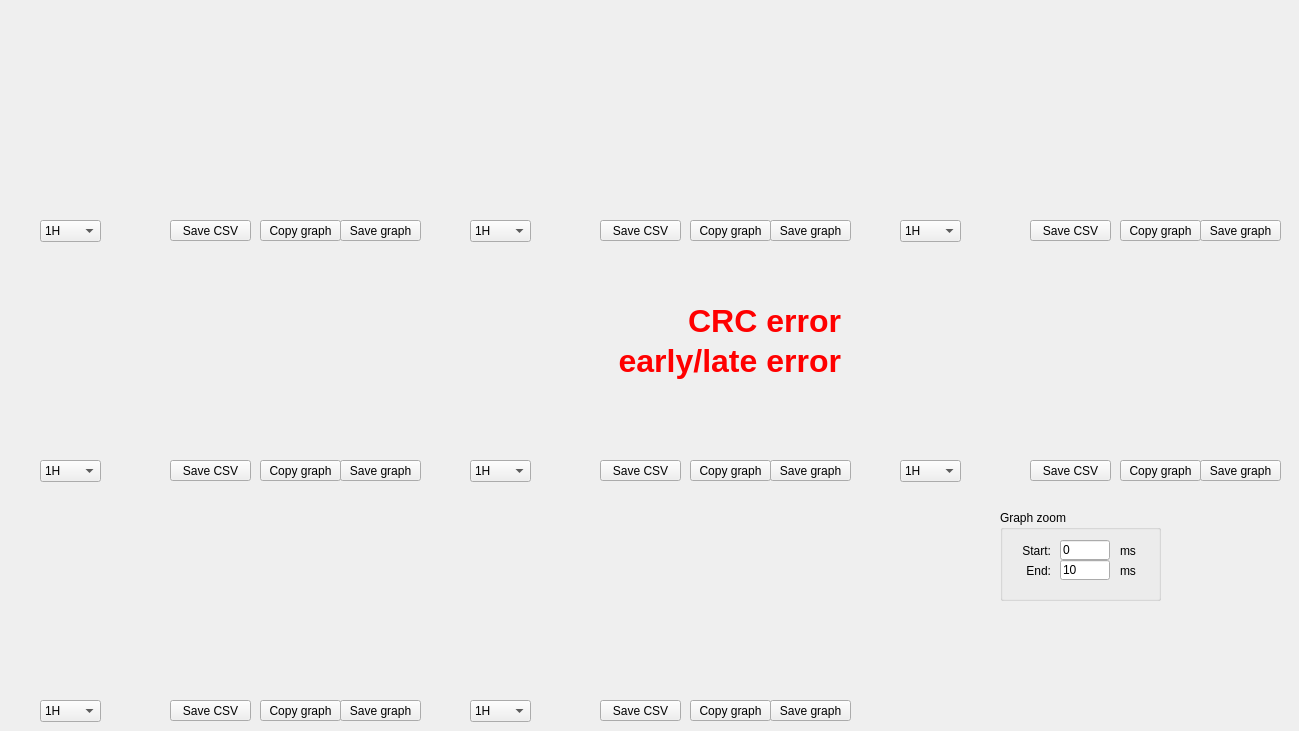
   <widget class="QWidget" name="tab_5">
    <attribute name="title">
     <string>Overview (8 graphs)</string>
    </attribute>
    <widget class="QGroupBox" name="groupBox_23">
     <property name="enabled">
      <bool>true</bool>
     </property>
     <property name="geometry">
      <rect>
       <x>1000</x>
       <y>510</y>
       <width>161</width>
       <height>91</height>
      </rect>
     </property>
     <property name="styleSheet">
      <string notr="true"/>
     </property>
     <property name="title">
      <string>Graph zoom</string>
     </property>
     <widget class="CustomControls::LineEdit" name="lineEditRange_27">
      <property name="geometry">
       <rect>
        <x>60</x>
        <y>30</y>
        <width>50</width>
        <height>20</height>
       </rect>
      </property>
      <property name="minimumSize">
       <size>
        <width>50</width>
        <height>0</height>
       </size>
      </property>
      <property name="accessibleName">
       <string>OVERVIEW_STARTMS</string>
      </property>
      <property name="inputMask">
       <string/>
      </property>
      <property name="text">
       <string>0</string>
      </property>
     </widget>
     <widget class="QLabel" name="label_71">
      <property name="geometry">
       <rect>
        <x>0</x>
        <y>30</y>
        <width>51</width>
        <height>21</height>
       </rect>
      </property>
      <property name="text">
       <string>Start:</string>
      </property>
      <property name="alignment">
       <set>Qt::AlignRight|Qt::AlignTrailing|Qt::AlignVCenter</set>
      </property>
     </widget>
     <widget class="QLabel" name="label_81">
      <property name="geometry">
       <rect>
        <x>120</x>
        <y>50</y>
        <width>31</width>
        <height>21</height>
       </rect>
      </property>
      <property name="text">
       <string>ms</string>
      </property>
      <property name="alignment">
       <set>Qt::AlignLeading|Qt::AlignLeft|Qt::AlignVCenter</set>
      </property>
     </widget>
     <widget class="CustomControls::LineEdit" name="lineEditRange_28">
      <property name="geometry">
       <rect>
        <x>60</x>
        <y>50</y>
        <width>50</width>
        <height>20</height>
       </rect>
      </property>
      <property name="minimumSize">
       <size>
        <width>50</width>
        <height>0</height>
       </size>
      </property>
      <property name="accessibleName">
       <string>OVERVIEW_STOPMS</string>
      </property>
      <property name="inputMask">
       <string/>
      </property>
      <property name="text">
       <string>10</string>
      </property>
     </widget>
     <widget class="QLabel" name="label_85">
      <property name="geometry">
       <rect>
        <x>0</x>
        <y>50</y>
        <width>51</width>
        <height>21</height>
       </rect>
      </property>
      <property name="text">
       <string>End:</string>
      </property>
      <property name="alignment">
       <set>Qt::AlignRight|Qt::AlignTrailing|Qt::AlignVCenter</set>
      </property>
     </widget>
     <widget class="QLabel" name="label_86">
      <property name="geometry">
       <rect>
        <x>120</x>
        <y>30</y>
        <width>31</width>
        <height>21</height>
       </rect>
      </property>
      <property name="text">
       <string>ms</string>
      </property>
      <property name="alignment">
       <set>Qt::AlignLeading|Qt::AlignLeft|Qt::AlignVCenter</set>
      </property>
     </widget>
    </widget>
    <widget class="QCustomPlot" name="ptOverview1" native="true">
     <property name="geometry">
      <rect>
       <x>10</x>
       <y>10</y>
       <width>420</width>
       <height>200</height>
      </rect>
     </property>
     <property name="minimumSize">
      <size>
       <width>420</width>
       <height>200</height>
      </size>
     </property>
     <property name="maximumSize">
      <size>
       <width>16777215</width>
       <height>16777215</height>
      </size>
     </property>
    </widget>
    <widget class="QCustomPlot" name="ptOverview4" native="true">
     <property name="geometry">
      <rect>
       <x>10</x>
       <y>250</y>
       <width>420</width>
       <height>200</height>
      </rect>
     </property>
     <property name="minimumSize">
      <size>
       <width>420</width>
       <height>200</height>
      </size>
     </property>
     <property name="maximumSize">
      <size>
       <width>16777215</width>
       <height>16777215</height>
      </size>
     </property>
    </widget>
    <widget class="QCustomPlot" name="ptOverview7" native="true">
     <property name="geometry">
      <rect>
       <x>10</x>
       <y>490</y>
       <width>420</width>
       <height>200</height>
      </rect>
     </property>
     <property name="minimumSize">
      <size>
       <width>420</width>
       <height>200</height>
      </size>
     </property>
     <property name="maximumSize">
      <size>
       <width>16777215</width>
       <height>16777215</height>
      </size>
     </property>
    </widget>
    <widget class="QCustomPlot" name="ptOverview2" native="true">
     <property name="geometry">
      <rect>
       <x>440</x>
       <y>10</y>
       <width>420</width>
       <height>200</height>
      </rect>
     </property>
     <property name="minimumSize">
      <size>
       <width>420</width>
       <height>200</height>
      </size>
     </property>
     <property name="maximumSize">
      <size>
       <width>16777215</width>
       <height>16777215</height>
      </size>
     </property>
    </widget>
    <widget class="QCustomPlot" name="ptOverview3" native="true">
     <property name="geometry">
      <rect>
       <x>870</x>
       <y>10</y>
       <width>420</width>
       <height>200</height>
      </rect>
     </property>
     <property name="minimumSize">
      <size>
       <width>420</width>
       <height>200</height>
      </size>
     </property>
     <property name="maximumSize">
      <size>
       <width>16777215</width>
       <height>16777215</height>
      </size>
     </property>
    </widget>
    <widget class="QCustomPlot" name="ptOverview5" native="true">
     <property name="geometry">
      <rect>
       <x>440</x>
       <y>250</y>
       <width>420</width>
       <height>200</height>
      </rect>
     </property>
     <property name="minimumSize">
      <size>
       <width>420</width>
       <height>200</height>
      </size>
     </property>
     <property name="maximumSize">
      <size>
       <width>16777215</width>
       <height>16777215</height>
      </size>
     </property>
     <widget class="QLabel" name="labelearlylateerror_3">
      <property name="geometry">
       <rect>
        <x>30</x>
        <y>90</y>
        <width>371</width>
        <height>41</height>
       </rect>
      </property>
      <property name="font">
       <font>
        <pointsize>24</pointsize>
        <weight>75</weight>
        <bold>true</bold>
       </font>
      </property>
      <property name="styleSheet">
       <string notr="true">color: rgb(255, 0, 0);</string>
      </property>
      <property name="text">
       <string>early/late error</string>
      </property>
      <property name="alignment">
       <set>Qt::AlignRight|Qt::AlignTrailing|Qt::AlignVCenter</set>
      </property>
     </widget>
     <widget class="QLabel" name="labelCRCerror_3">
      <property name="geometry">
       <rect>
        <x>130</x>
        <y>50</y>
        <width>271</width>
        <height>41</height>
       </rect>
      </property>
      <property name="font">
       <font>
        <pointsize>24</pointsize>
        <weight>75</weight>
        <bold>true</bold>
       </font>
      </property>
      <property name="styleSheet">
       <string notr="true">color: rgb(255, 0, 0);</string>
      </property>
      <property name="text">
       <string>CRC error</string>
      </property>
      <property name="alignment">
       <set>Qt::AlignRight|Qt::AlignTrailing|Qt::AlignVCenter</set>
      </property>
     </widget>
    </widget>
    <widget class="QCustomPlot" name="ptOverview6" native="true">
     <property name="geometry">
      <rect>
       <x>870</x>
       <y>250</y>
       <width>420</width>
       <height>200</height>
      </rect>
     </property>
     <property name="minimumSize">
      <size>
       <width>420</width>
       <height>200</height>
      </size>
     </property>
     <property name="maximumSize">
      <size>
       <width>16777215</width>
       <height>16777215</height>
      </size>
     </property>
    </widget>
    <widget class="QCustomPlot" name="ptOverview8" native="true">
     <property name="geometry">
      <rect>
       <x>440</x>
       <y>490</y>
       <width>420</width>
       <height>200</height>
      </rect>
     </property>
     <property name="minimumSize">
      <size>
       <width>420</width>
       <height>200</height>
      </size>
     </property>
     <property name="maximumSize">
      <size>
       <width>16777215</width>
       <height>16777215</height>
      </size>
     </property>
    </widget>
    <widget class="CustomControls::PushButton" name="pushButtonUpdate_23">
     <property name="geometry">
      <rect>
       <x>1120</x>
       <y>220</y>
       <width>81</width>
       <height>21</height>
      </rect>
     </property>
     <property name="font">
      <font>
       <weight>50</weight>
       <bold>false</bold>
      </font>
     </property>
     <property name="accessibleName">
      <string>CopyGraph(Overview3)</string>
     </property>
     <property name="text">
      <string>Copy graph</string>
     </property>
    </widget>
    <widget class="CustomControls::PushButton" name="pushButtonUpdate_24">
     <property name="geometry">
      <rect>
       <x>1200</x>
       <y>220</y>
       <width>81</width>
       <height>21</height>
      </rect>
     </property>
     <property name="font">
      <font>
       <weight>50</weight>
       <bold>false</bold>
      </font>
     </property>
     <property name="accessibleName">
      <string>SaveGraph(Overview3)</string>
     </property>
     <property name="text">
      <string>Save graph</string>
     </property>
    </widget>
    <widget class="CustomControls::PushButton" name="pushButtonUpdate_25">
     <property name="geometry">
      <rect>
       <x>1030</x>
       <y>220</y>
       <width>81</width>
       <height>21</height>
      </rect>
     </property>
     <property name="font">
      <font>
       <weight>50</weight>
       <bold>false</bold>
      </font>
     </property>
     <property name="accessibleName">
      <string>SaveCSV(Overview3)</string>
     </property>
     <property name="text">
      <string>Save CSV</string>
     </property>
    </widget>
    <widget class="CustomControls::PushButton" name="pushButtonUpdate_26">
     <property name="geometry">
      <rect>
       <x>770</x>
       <y>220</y>
       <width>81</width>
       <height>21</height>
      </rect>
     </property>
     <property name="font">
      <font>
       <weight>50</weight>
       <bold>false</bold>
      </font>
     </property>
     <property name="accessibleName">
      <string>SaveGraph(Overview2)</string>
     </property>
     <property name="text">
      <string>Save graph</string>
     </property>
    </widget>
    <widget class="CustomControls::PushButton" name="pushButtonUpdate_27">
     <property name="geometry">
      <rect>
       <x>690</x>
       <y>220</y>
       <width>81</width>
       <height>21</height>
      </rect>
     </property>
     <property name="font">
      <font>
       <weight>50</weight>
       <bold>false</bold>
      </font>
     </property>
     <property name="accessibleName">
      <string>CopyGraph(Overview2)</string>
     </property>
     <property name="text">
      <string>Copy graph</string>
     </property>
    </widget>
    <widget class="CustomControls::PushButton" name="pushButtonUpdate_28">
     <property name="geometry">
      <rect>
       <x>600</x>
       <y>220</y>
       <width>81</width>
       <height>21</height>
      </rect>
     </property>
     <property name="font">
      <font>
       <weight>50</weight>
       <bold>false</bold>
      </font>
     </property>
     <property name="accessibleName">
      <string>SaveCSV(Overview2)</string>
     </property>
     <property name="text">
      <string>Save CSV</string>
     </property>
    </widget>
    <widget class="CustomControls::PushButton" name="pushButtonUpdate_29">
     <property name="geometry">
      <rect>
       <x>340</x>
       <y>220</y>
       <width>81</width>
       <height>21</height>
      </rect>
     </property>
     <property name="font">
      <font>
       <weight>50</weight>
       <bold>false</bold>
      </font>
     </property>
     <property name="accessibleName">
      <string>SaveGraph(Overview1)</string>
     </property>
     <property name="text">
      <string>Save graph</string>
     </property>
    </widget>
    <widget class="CustomControls::PushButton" name="pushButtonUpdate_30">
     <property name="geometry">
      <rect>
       <x>260</x>
       <y>220</y>
       <width>81</width>
       <height>21</height>
      </rect>
     </property>
     <property name="font">
      <font>
       <weight>50</weight>
       <bold>false</bold>
      </font>
     </property>
     <property name="accessibleName">
      <string>CopyGraph(Overview1)</string>
     </property>
     <property name="text">
      <string>Copy graph</string>
     </property>
    </widget>
    <widget class="CustomControls::PushButton" name="pushButtonUpdate_31">
     <property name="geometry">
      <rect>
       <x>170</x>
       <y>220</y>
       <width>81</width>
       <height>21</height>
      </rect>
     </property>
     <property name="font">
      <font>
       <weight>50</weight>
       <bold>false</bold>
      </font>
     </property>
     <property name="accessibleName">
      <string>SaveCSV(Overview1)</string>
     </property>
     <property name="text">
      <string>Save CSV</string>
     </property>
    </widget>
    <widget class="CustomControls::PushButton" name="pushButtonUpdate_32">
     <property name="geometry">
      <rect>
       <x>340</x>
       <y>460</y>
       <width>81</width>
       <height>21</height>
      </rect>
     </property>
     <property name="font">
      <font>
       <weight>50</weight>
       <bold>false</bold>
      </font>
     </property>
     <property name="accessibleName">
      <string>SaveGraph(Overview4)</string>
     </property>
     <property name="text">
      <string>Save graph</string>
     </property>
    </widget>
    <widget class="CustomControls::PushButton" name="pushButtonUpdate_33">
     <property name="geometry">
      <rect>
       <x>260</x>
       <y>460</y>
       <width>81</width>
       <height>21</height>
      </rect>
     </property>
     <property name="font">
      <font>
       <weight>50</weight>
       <bold>false</bold>
      </font>
     </property>
     <property name="accessibleName">
      <string>CopyGraph(Overview4)</string>
     </property>
     <property name="text">
      <string>Copy graph</string>
     </property>
    </widget>
    <widget class="CustomControls::PushButton" name="pushButtonUpdate_34">
     <property name="geometry">
      <rect>
       <x>170</x>
       <y>460</y>
       <width>81</width>
       <height>21</height>
      </rect>
     </property>
     <property name="font">
      <font>
       <weight>50</weight>
       <bold>false</bold>
      </font>
     </property>
     <property name="accessibleName">
      <string>SaveCSV(Overview4)</string>
     </property>
     <property name="text">
      <string>Save CSV</string>
     </property>
    </widget>
    <widget class="CustomControls::PushButton" name="pushButtonUpdate_35">
     <property name="geometry">
      <rect>
       <x>770</x>
       <y>460</y>
       <width>81</width>
       <height>21</height>
      </rect>
     </property>
     <property name="font">
      <font>
       <weight>50</weight>
       <bold>false</bold>
      </font>
     </property>
     <property name="accessibleName">
      <string>SaveGraph(Overview5)</string>
     </property>
     <property name="text">
      <string>Save graph</string>
     </property>
    </widget>
    <widget class="CustomControls::PushButton" name="pushButtonUpdate_36">
     <property name="geometry">
      <rect>
       <x>690</x>
       <y>460</y>
       <width>81</width>
       <height>21</height>
      </rect>
     </property>
     <property name="font">
      <font>
       <weight>50</weight>
       <bold>false</bold>
      </font>
     </property>
     <property name="accessibleName">
      <string>CopyGraph(Overview5)</string>
     </property>
     <property name="text">
      <string>Copy graph</string>
     </property>
    </widget>
    <widget class="CustomControls::PushButton" name="pushButtonUpdate_37">
     <property name="geometry">
      <rect>
       <x>600</x>
       <y>460</y>
       <width>81</width>
       <height>21</height>
      </rect>
     </property>
     <property name="font">
      <font>
       <weight>50</weight>
       <bold>false</bold>
      </font>
     </property>
     <property name="accessibleName">
      <string>SaveCSV(Overview5)</string>
     </property>
     <property name="text">
      <string>Save CSV</string>
     </property>
    </widget>
    <widget class="CustomControls::PushButton" name="pushButtonUpdate_38">
     <property name="geometry">
      <rect>
       <x>340</x>
       <y>700</y>
       <width>81</width>
       <height>21</height>
      </rect>
     </property>
     <property name="font">
      <font>
       <weight>50</weight>
       <bold>false</bold>
      </font>
     </property>
     <property name="accessibleName">
      <string>SaveGraph(Overview7)</string>
     </property>
     <property name="text">
      <string>Save graph</string>
     </property>
    </widget>
    <widget class="CustomControls::PushButton" name="pushButtonUpdate_39">
     <property name="geometry">
      <rect>
       <x>260</x>
       <y>700</y>
       <width>81</width>
       <height>21</height>
      </rect>
     </property>
     <property name="font">
      <font>
       <weight>50</weight>
       <bold>false</bold>
      </font>
     </property>
     <property name="accessibleName">
      <string>CopyGraph(Overview7)</string>
     </property>
     <property name="text">
      <string>Copy graph</string>
     </property>
    </widget>
    <widget class="CustomControls::PushButton" name="pushButtonUpdate_40">
     <property name="geometry">
      <rect>
       <x>170</x>
       <y>700</y>
       <width>81</width>
       <height>21</height>
      </rect>
     </property>
     <property name="font">
      <font>
       <weight>50</weight>
       <bold>false</bold>
      </font>
     </property>
     <property name="accessibleName">
      <string>SaveCSV(Overview7)</string>
     </property>
     <property name="text">
      <string>Save CSV</string>
     </property>
    </widget>
    <widget class="CustomControls::PushButton" name="pushButtonUpdate_41">
     <property name="geometry">
      <rect>
       <x>770</x>
       <y>700</y>
       <width>81</width>
       <height>21</height>
      </rect>
     </property>
     <property name="font">
      <font>
       <weight>50</weight>
       <bold>false</bold>
      </font>
     </property>
     <property name="accessibleName">
      <string>SaveGraph(Overview8)</string>
     </property>
     <property name="text">
      <string>Save graph</string>
     </property>
    </widget>
    <widget class="CustomControls::PushButton" name="pushButtonUpdate_42">
     <property name="geometry">
      <rect>
       <x>690</x>
       <y>700</y>
       <width>81</width>
       <height>21</height>
      </rect>
     </property>
     <property name="font">
      <font>
       <weight>50</weight>
       <bold>false</bold>
      </font>
     </property>
     <property name="accessibleName">
      <string>CopyGraph(Overview8)</string>
     </property>
     <property name="text">
      <string>Copy graph</string>
     </property>
    </widget>
    <widget class="CustomControls::PushButton" name="pushButtonUpdate_43">
     <property name="geometry">
      <rect>
       <x>600</x>
       <y>700</y>
       <width>81</width>
       <height>21</height>
      </rect>
     </property>
     <property name="font">
      <font>
       <weight>50</weight>
       <bold>false</bold>
      </font>
     </property>
     <property name="accessibleName">
      <string>SaveCSV(Overview8)</string>
     </property>
     <property name="text">
      <string>Save CSV</string>
     </property>
    </widget>
    <widget class="CustomControls::ComboBox" name="cbDelimiter_15">
     <property name="geometry">
      <rect>
       <x>40</x>
       <y>220</y>
       <width>61</width>
       <height>22</height>
      </rect>
     </property>
     <property name="accessibleName">
      <string>GRAPH_OVERVIEW_SEL_1</string>
     </property>
     <property name="minimumContentsLength">
      <number>0</number>
     </property>
     <item>
      <property name="text">
       <string>1H</string>
      </property>
     </item>
     <item>
      <property name="text">
       <string>1L</string>
      </property>
     </item>
     <item>
      <property name="text">
       <string>2H</string>
      </property>
     </item>
     <item>
      <property name="text">
       <string>2L</string>
      </property>
     </item>
     <item>
      <property name="text">
       <string>3H</string>
      </property>
     </item>
     <item>
      <property name="text">
       <string>3L</string>
      </property>
     </item>
     <item>
      <property name="text">
       <string>4H</string>
      </property>
     </item>
     <item>
      <property name="text">
       <string>4L</string>
      </property>
     </item>
     <item>
      <property name="text">
       <string>5H</string>
      </property>
     </item>
     <item>
      <property name="text">
       <string>5L</string>
      </property>
     </item>
     <item>
      <property name="text">
       <string>6H</string>
      </property>
     </item>
     <item>
      <property name="text">
       <string>6L</string>
      </property>
     </item>
    </widget>
    <widget class="CustomControls::ComboBox" name="cbDelimiter_16">
     <property name="geometry">
      <rect>
       <x>40</x>
       <y>460</y>
       <width>61</width>
       <height>22</height>
      </rect>
     </property>
     <property name="accessibleName">
      <string>GRAPH_OVERVIEW_SEL_4</string>
     </property>
     <property name="minimumContentsLength">
      <number>0</number>
     </property>
     <item>
      <property name="text">
       <string>1H</string>
      </property>
     </item>
     <item>
      <property name="text">
       <string>1L</string>
      </property>
     </item>
     <item>
      <property name="text">
       <string>2H</string>
      </property>
     </item>
     <item>
      <property name="text">
       <string>2L</string>
      </property>
     </item>
     <item>
      <property name="text">
       <string>3H</string>
      </property>
     </item>
     <item>
      <property name="text">
       <string>3L</string>
      </property>
     </item>
     <item>
      <property name="text">
       <string>4H</string>
      </property>
     </item>
     <item>
      <property name="text">
       <string>4L</string>
      </property>
     </item>
     <item>
      <property name="text">
       <string>5H</string>
      </property>
     </item>
     <item>
      <property name="text">
       <string>5L</string>
      </property>
     </item>
     <item>
      <property name="text">
       <string>6H</string>
      </property>
     </item>
     <item>
      <property name="text">
       <string>6L</string>
      </property>
     </item>
    </widget>
    <widget class="CustomControls::ComboBox" name="comboBox_4">
     <property name="geometry">
      <rect>
       <x>40</x>
       <y>700</y>
       <width>61</width>
       <height>22</height>
      </rect>
     </property>
     <property name="accessibleName">
      <string>GRAPH_OVERVIEW_SEL_7</string>
     </property>
     <property name="minimumContentsLength">
      <number>0</number>
     </property>
     <item>
      <property name="text">
       <string>1H</string>
      </property>
     </item>
     <item>
      <property name="text">
       <string>1L</string>
      </property>
     </item>
     <item>
      <property name="text">
       <string>2H</string>
      </property>
     </item>
     <item>
      <property name="text">
       <string>2L</string>
      </property>
     </item>
     <item>
      <property name="text">
       <string>3H</string>
      </property>
     </item>
     <item>
      <property name="text">
       <string>3L</string>
      </property>
     </item>
     <item>
      <property name="text">
       <string>4H</string>
      </property>
     </item>
     <item>
      <property name="text">
       <string>4L</string>
      </property>
     </item>
     <item>
      <property name="text">
       <string>5H</string>
      </property>
     </item>
     <item>
      <property name="text">
       <string>5L</string>
      </property>
     </item>
     <item>
      <property name="text">
       <string>6H</string>
      </property>
     </item>
     <item>
      <property name="text">
       <string>6L</string>
      </property>
     </item>
    </widget>
    <widget class="CustomControls::ComboBox" name="cbDelimiter_18">
     <property name="geometry">
      <rect>
       <x>470</x>
       <y>220</y>
       <width>61</width>
       <height>22</height>
      </rect>
     </property>
     <property name="accessibleName">
      <string>GRAPH_OVERVIEW_SEL_2</string>
     </property>
     <property name="minimumContentsLength">
      <number>0</number>
     </property>
     <item>
      <property name="text">
       <string>1H</string>
      </property>
     </item>
     <item>
      <property name="text">
       <string>1L</string>
      </property>
     </item>
     <item>
      <property name="text">
       <string>2H</string>
      </property>
     </item>
     <item>
      <property name="text">
       <string>2L</string>
      </property>
     </item>
     <item>
      <property name="text">
       <string>3H</string>
      </property>
     </item>
     <item>
      <property name="text">
       <string>3L</string>
      </property>
     </item>
     <item>
      <property name="text">
       <string>4H</string>
      </property>
     </item>
     <item>
      <property name="text">
       <string>4L</string>
      </property>
     </item>
     <item>
      <property name="text">
       <string>5H</string>
      </property>
     </item>
     <item>
      <property name="text">
       <string>5L</string>
      </property>
     </item>
     <item>
      <property name="text">
       <string>6H</string>
      </property>
     </item>
     <item>
      <property name="text">
       <string>6L</string>
      </property>
     </item>
    </widget>
    <widget class="CustomControls::ComboBox" name="cbDelimiter_19">
     <property name="geometry">
      <rect>
       <x>470</x>
       <y>460</y>
       <width>61</width>
       <height>22</height>
      </rect>
     </property>
     <property name="accessibleName">
      <string>GRAPH_OVERVIEW_SEL_5</string>
     </property>
     <property name="minimumContentsLength">
      <number>0</number>
     </property>
     <item>
      <property name="text">
       <string>1H</string>
      </property>
     </item>
     <item>
      <property name="text">
       <string>1L</string>
      </property>
     </item>
     <item>
      <property name="text">
       <string>2H</string>
      </property>
     </item>
     <item>
      <property name="text">
       <string>2L</string>
      </property>
     </item>
     <item>
      <property name="text">
       <string>3H</string>
      </property>
     </item>
     <item>
      <property name="text">
       <string>3L</string>
      </property>
     </item>
     <item>
      <property name="text">
       <string>4H</string>
      </property>
     </item>
     <item>
      <property name="text">
       <string>4L</string>
      </property>
     </item>
     <item>
      <property name="text">
       <string>5H</string>
      </property>
     </item>
     <item>
      <property name="text">
       <string>5L</string>
      </property>
     </item>
     <item>
      <property name="text">
       <string>6H</string>
      </property>
     </item>
     <item>
      <property name="text">
       <string>6L</string>
      </property>
     </item>
    </widget>
    <widget class="CustomControls::ComboBox" name="cbDelimiter_21">
     <property name="geometry">
      <rect>
       <x>470</x>
       <y>700</y>
       <width>61</width>
       <height>22</height>
      </rect>
     </property>
     <property name="accessibleName">
      <string>GRAPH_OVERVIEW_SEL_8</string>
     </property>
     <property name="minimumContentsLength">
      <number>0</number>
     </property>
     <item>
      <property name="text">
       <string>1H</string>
      </property>
     </item>
     <item>
      <property name="text">
       <string>1L</string>
      </property>
     </item>
     <item>
      <property name="text">
       <string>2H</string>
      </property>
     </item>
     <item>
      <property name="text">
       <string>2L</string>
      </property>
     </item>
     <item>
      <property name="text">
       <string>3H</string>
      </property>
     </item>
     <item>
      <property name="text">
       <string>3L</string>
      </property>
     </item>
     <item>
      <property name="text">
       <string>4H</string>
      </property>
     </item>
     <item>
      <property name="text">
       <string>4L</string>
      </property>
     </item>
     <item>
      <property name="text">
       <string>5H</string>
      </property>
     </item>
     <item>
      <property name="text">
       <string>5L</string>
      </property>
     </item>
     <item>
      <property name="text">
       <string>6H</string>
      </property>
     </item>
     <item>
      <property name="text">
       <string>6L</string>
      </property>
     </item>
    </widget>
    <widget class="CustomControls::ComboBox" name="cbDelimiter_23">
     <property name="geometry">
      <rect>
       <x>900</x>
       <y>220</y>
       <width>61</width>
       <height>22</height>
      </rect>
     </property>
     <property name="accessibleName">
      <string>GRAPH_OVERVIEW_SEL_3</string>
     </property>
     <property name="minimumContentsLength">
      <number>0</number>
     </property>
     <item>
      <property name="text">
       <string>1H</string>
      </property>
     </item>
     <item>
      <property name="text">
       <string>1L</string>
      </property>
     </item>
     <item>
      <property name="text">
       <string>2H</string>
      </property>
     </item>
     <item>
      <property name="text">
       <string>2L</string>
      </property>
     </item>
     <item>
      <property name="text">
       <string>3H</string>
      </property>
     </item>
     <item>
      <property name="text">
       <string>3L</string>
      </property>
     </item>
     <item>
      <property name="text">
       <string>4H</string>
      </property>
     </item>
     <item>
      <property name="text">
       <string>4L</string>
      </property>
     </item>
     <item>
      <property name="text">
       <string>5H</string>
      </property>
     </item>
     <item>
      <property name="text">
       <string>5L</string>
      </property>
     </item>
     <item>
      <property name="text">
       <string>6H</string>
      </property>
     </item>
     <item>
      <property name="text">
       <string>6L</string>
      </property>
     </item>
    </widget>
    <widget class="CustomControls::ComboBox" name="cbDelimiter_25">
     <property name="geometry">
      <rect>
       <x>900</x>
       <y>460</y>
       <width>61</width>
       <height>22</height>
      </rect>
     </property>
     <property name="accessibleName">
      <string>GRAPH_OVERVIEW_SEL_6</string>
     </property>
     <property name="minimumContentsLength">
      <number>0</number>
     </property>
     <item>
      <property name="text">
       <string>1H</string>
      </property>
     </item>
     <item>
      <property name="text">
       <string>1L</string>
      </property>
     </item>
     <item>
      <property name="text">
       <string>2H</string>
      </property>
     </item>
     <item>
      <property name="text">
       <string>2L</string>
      </property>
     </item>
     <item>
      <property name="text">
       <string>3H</string>
      </property>
     </item>
     <item>
      <property name="text">
       <string>3L</string>
      </property>
     </item>
     <item>
      <property name="text">
       <string>4H</string>
      </property>
     </item>
     <item>
      <property name="text">
       <string>4L</string>
      </property>
     </item>
     <item>
      <property name="text">
       <string>5H</string>
      </property>
     </item>
     <item>
      <property name="text">
       <string>5L</string>
      </property>
     </item>
     <item>
      <property name="text">
       <string>6H</string>
      </property>
     </item>
     <item>
      <property name="text">
       <string>6L</string>
      </property>
     </item>
    </widget>
    <widget class="CustomControls::PushButton" name="pushButtonUpdate_44">
     <property name="geometry">
      <rect>
       <x>1030</x>
       <y>460</y>
       <width>81</width>
       <height>21</height>
      </rect>
     </property>
     <property name="font">
      <font>
       <weight>50</weight>
       <bold>false</bold>
      </font>
     </property>
     <property name="accessibleName">
      <string>SaveCSV(Overview6)</string>
     </property>
     <property name="text">
      <string>Save CSV</string>
     </property>
    </widget>
    <widget class="CustomControls::PushButton" name="pushButtonUpdate_45">
     <property name="geometry">
      <rect>
       <x>1200</x>
       <y>460</y>
       <width>81</width>
       <height>21</height>
      </rect>
     </property>
     <property name="font">
      <font>
       <weight>50</weight>
       <bold>false</bold>
      </font>
     </property>
     <property name="accessibleName">
      <string>SaveGraph(Overview6)</string>
     </property>
     <property name="text">
      <string>Save graph</string>
     </property>
    </widget>
    <widget class="CustomControls::PushButton" name="pushButtonUpdate_46">
     <property name="geometry">
      <rect>
       <x>1120</x>
       <y>460</y>
       <width>81</width>
       <height>21</height>
      </rect>
     </property>
     <property name="font">
      <font>
       <weight>50</weight>
       <bold>false</bold>
      </font>
     </property>
     <property name="accessibleName">
      <string>CopyGraph(Overview6)</string>
     </property>
     <property name="text">
      <string>Copy graph</string>
     </property>
    </widget>
   </widget>
